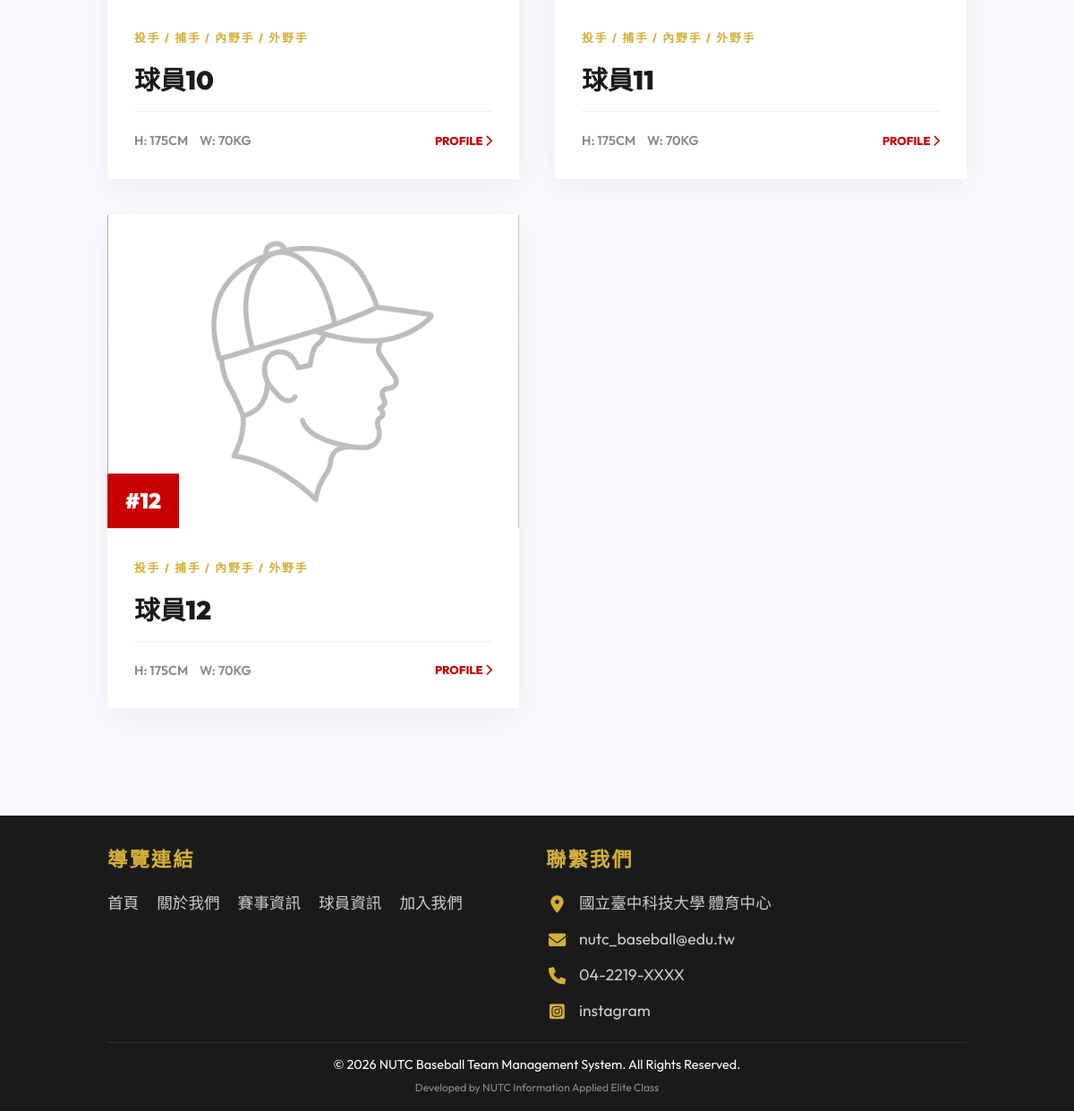
Page /players.php (lower part) on the earlier database version.
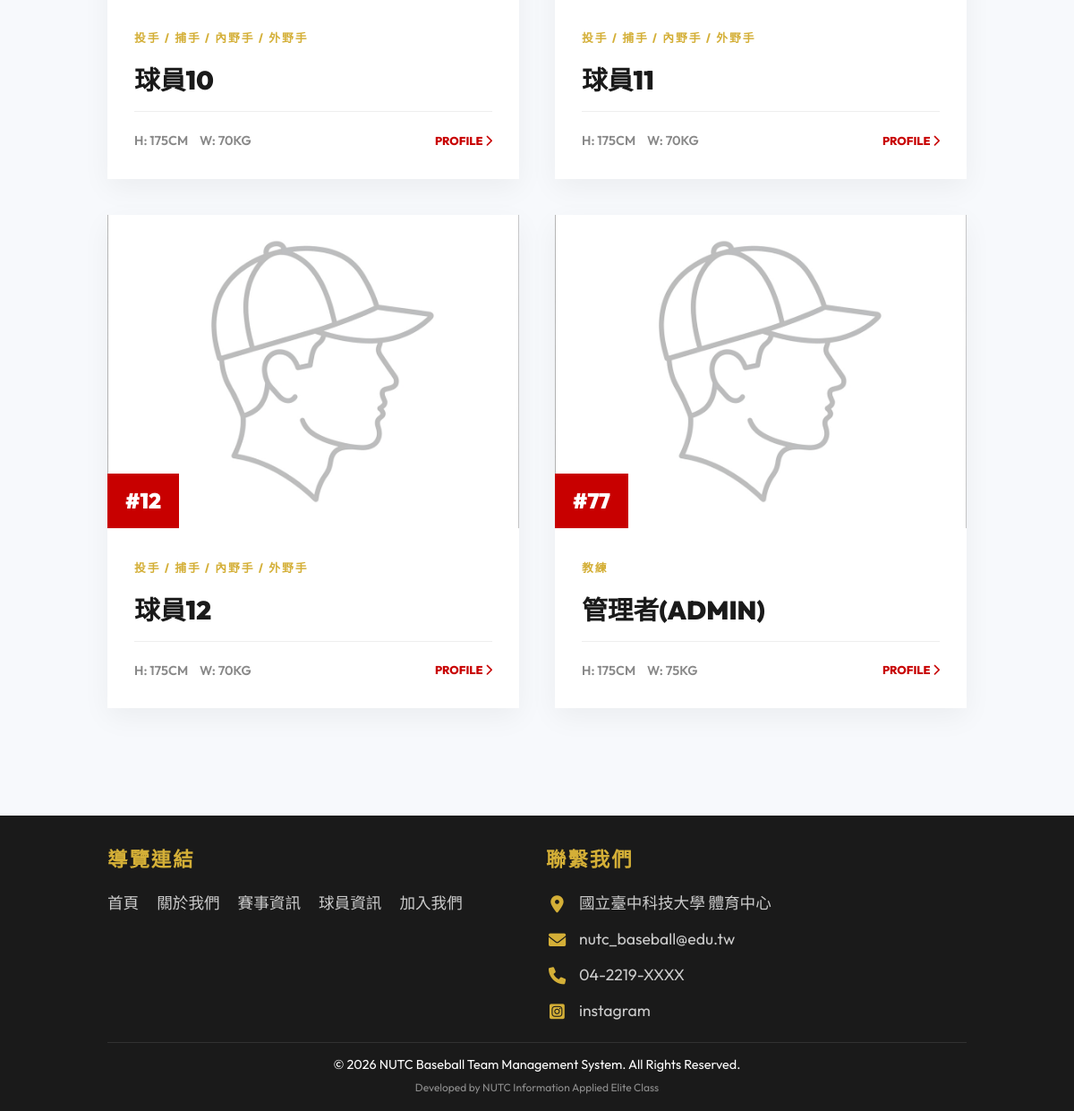
Same page on the later database version.
### tables this page shows
CREATE TABLE `player` (
  `Player_id` int(11) NOT NULL COMMENT '球員識別碼',
  `Team_Id` int(11) NOT NULL COMMENT '關聯 Team.team_Id',
  `mId` int(11) DEFAULT NULL COMMENT '關聯 Member.mId (僅限本校球員，可為 NULL)',
  `Player_Name` varchar(50) NOT NULL COMMENT '球員姓名',
  `jersey_number` varchar(10) DEFAULT NULL COMMENT '背號 (如: 18, 93)',
  `position` varchar(255) DEFAULT NULL,
  `height` int(11) DEFAULT NULL COMMENT '身高 (cm)',
  `weight` int(11) DEFAULT NULL COMMENT '體重 (kg)',
  `image_path` varchar(255) DEFAULT NULL COMMENT '球員照片檔案路徑'
);

CREATE TABLE `contact_us` (
  `id` int(11) NOT NULL,
  `icon_class` varchar(50) NOT NULL,
  `content_text` varchar(255) NOT NULL,
  `link` varchar(255) DEFAULT NULL
);

### includes/Database.php (called while the page is built, shortened)
<?php
class Database {
    private $pdo;
    public function __construct() {
        $host = 'localhost';
        $db   = 'baseball_web';
        $user = 'root';
        $pass = '';
        $charset = 'utf8mb4';
        $dsn = "mysql:host=$host;port=3306;dbname=$db;charset=$charset";
        $options = [
            PDO::ATTR_ERRMODE            => PDO::ERRMODE_EXCEPTION,
            PDO::ATTR_DEFAULT_FETCH_MODE => PDO::FETCH_ASSOC,
            PDO::ATTR_EMULATE_PREPARES   => false,
        ];
        try {
            $this->pdo = new PDO($dsn, $user, $pass, $options);
            $stmt = $this->pdo->query("DESCRIBE `player_game_details`");
            $cols = $stmt->fetchAll(PDO::FETCH_COLUMN);
            $stmt = $this->pdo->query("SHOW COLUMNS FROM `member` LIKE 'role'");
            $roleCol = $stmt->fetch();
        } catch (\PDOException $e) {
            throw new \PDOException($e->getMessage(), (int)$e->getCode());
        }
    }
    public function getAll($table) {
        $stmt = $this->pdo->query("SELECT * FROM `$table`");
        return $stmt->fetchAll();
    }
}

### includes/config.php (called while the page is built, shortened)
<?php
require_once 'Database.php';
$db = new Database();

### players.php (the view, shortened to what this page needs)
<?php
require_once 'includes/header.php';
$players = $db->getAll('player');
$filteredPlayers = $players;
?>
<section class="players-section">
    <div class="container">
        <div class="players-grid">
            <?php if (empty($filteredPlayers)): ?>
                <div class="empty-state-message" style="grid-column: 1 / -1;">
                    <i class="fas fa-search"></i>
                    找不到符合條件的球員。
                </div>
            <?php else: ?>
                <?php foreach ($filteredPlayers as $p): ?>
                <div class="card player-card-custom">
                    <div class="player-card-img-box">
                        <?php $imgSrc = !empty($p['image_path']) ? htmlspecialchars($p['image_path']) : 'assets/images/default-player.png'; ?>
                        <img src="<?= $imgSrc ?>" alt="<?= htmlspecialchars($p['Player_Name']) ?>" class="player-card-img">
                        <div class="player-card-number">
                            #<?= $p['jersey_number'] ?>
                        </div>
                    </div>
                    <div class="player-card-body">
                        <span class="player-card-pos"><?= str_replace(',', ' / ', htmlspecialchars($p['position'])) ?></span>
                        <h3 class="player-card-name"><?= htmlspecialchars($p['Player_Name']) ?></h3>
                        <div class="player-card-footer">
                            <div>
                                <span>H: <?= $p['height'] ?>CM</span>
                                <span style="margin-left: 10px;">W: <?= $p['weight'] ?>KG</span>
                            </div>
                            <a href="player_detail.php?id=<?= $p['Player_id'] ?>" class="player-card-link">PROFILE <i class="fas fa-chevron-right"></i></a>
                        </div>
                    </div>
                </div>
            <?php endforeach; ?>
            <?php endif; ?>
        </div>
    </div>
</section>
<?php require_once 'includes/footer.php'; ?>

### includes/header.php (shortened to what this page needs)
<?php require_once 'config.php'; ?>
<!DOCTYPE html>
<html lang="zh-TW">
<head>
    <link rel="stylesheet" href="assets/css/style.css?v=2">
    <?php
    $css_file = 'assets/css/' . basename($_SERVER['PHP_SELF'], '.php') . '.css';
    if (file_exists($css_file)): ?>
        <link rel="stylesheet" href="<?= $css_file ?>?v=2">
    <?php endif; ?>
    <link rel="stylesheet" href="https://cdnjs.cloudflare.com/ajax/libs/font-awesome/6.0.0/css/all.min.css">
</head>
<body>

### includes/footer.php (shortened to what this page needs)
<?php
$contactInfos = $db->getAll('contact_us');
?>
<footer>
    <div class="footer-content">
        <div class="footer-section">
            <h3>導覽連結</h3>
            <ul class="footer-links">
                <li><a href="index.php">首頁</a></li>
                <li><a href="about.php">關於我們</a></li>
                <li><a href="matches.php">賽事資訊</a></li>
                <li><a href="players.php">球員資訊</a></li>
                <li><a href="join.php">加入我們</a></li>
            </ul>
        </div>
        <div class="footer-section">
            <h3>聯繫我們</h3>
            <div class="footer-contact-list">
                <?php if (empty($contactInfos)): ?>
                    <p class="footer-contact-empty">尚未設定聯絡資訊</p>
                <?php else: ?>
                    <?php foreach ($contactInfos as $c): ?>
                        <p class="footer-contact-item">
                            <i class="<?= htmlspecialchars($c['icon_class']) ?>"></i>
                            <?php if (!empty($c['link'])): ?>
                                <a href="<?= htmlspecialchars($c['link']) ?>" target="_blank"><?= htmlspecialchars($c['content_text']) ?></a>
                            <?php else: ?>
                                <span><?= htmlspecialchars($c['content_text']) ?></span>
                            <?php endif; ?>
                        </p>
                    <?php endforeach; ?>
                <?php endif; ?>
            </div>
        </div>
    </div>
    <div class="footer-bottom">
        &copy; 2026 NUTC Baseball Team Management System. All Rights Reserved.
        <br><small style="opacity: 0.5;">Developed by NUTC Information Applied Elite Class</small>
    </div>
</footer>
</body>
</html>

### assets/css/style.css (style rules this page uses)
:root { --primary: #C80000; --secondary: #D4AF37; --bg-white: #FFFFFF; --bg-dark: #1A1A1A; --text-white: #FFFFFF; --text-dark: #1A1A1A; --gray-light: #F4F4F4; --transition: all 0.3s ease-in-out; }
* { margin: 0; padding: 0; box-sizing: border-box; font-family: 'Outfit', 'Noto Sans TC', -apple-system, sans-serif; }
body { background-color: #f7f9fc; color: var(--text-dark); line-height: 1.7; }
section { padding: 60px 10%; background-color: transparent; }
section { padding: 80px 10%; }
.card { background: var(--bg-white); border-radius: 12px; overflow: hidden; box-shadow: 0 4px 20px rgba(0,0,0,0.05); transition: var(--transition); border: 1px solid #eee; }
footer { background: var(--bg-dark); color: var(--text-white); padding: 30px 10% 15px; margin-top: 40px; }
.footer-content { display: grid; grid-template-columns: repeat(auto-fit, minmax(200px, 1fr)); gap: 20px; margin-bottom: 20px; }
.footer-section h3 { margin-bottom: 15px; font-size: 1.4rem; letter-spacing: 2px; color: var(--secondary); }
.footer-links { list-style: none; padding: 0; display: flex; flex-direction: row; flex-wrap: wrap; gap: 10px 20px; }
.footer-links a { color: #ccc; text-decoration: none; transition: color 0.3s, transform 0.3s; font-size: 1.1rem; }
.footer-contact-list { display: flex; flex-direction: column; gap: 10px; }
.footer-contact-item { margin: 0; font-size: 1.1rem; color: #ccc; display: flex; align-items: center; gap: 12px; }
.footer-contact-item i { color: var(--secondary); font-size: 1.2rem; width: 25px; text-align: center; }
.footer-contact-item a { color: #ccc; text-decoration: none; transition: color 0.3s; }
.footer-bottom { text-align: center; padding-top: 12px; border-top: 1px solid rgba(255,255,255,0.1); font-size: 0.9rem; }
.container { max-width: 1500px; margin: 0 auto; }

### assets/css/players.css (style rules this page uses)
.players-grid { display: grid; grid-template-columns: repeat(auto-fit, minmax(300px, 1fr)); gap: 40px; }
.player-card-custom { border-radius: 0; border: none; background: white; box-shadow: 0 10px 30px rgba(0,0,0,0.05); overflow: hidden; }
.player-card-img-box { height: 350px; background: #f0f0f0; overflow: hidden; position: relative; }
.player-card-img { width: 100%; height: 100%; object-fit: cover; transition: transform 0.5s; }
.player-card-number { position: absolute; bottom: 0; left: 0; background: var(--primary); color: white; padding: 10px 20px; font-weight: 900; font-size: 1.5rem; }
.player-card-body { padding: 30px; }
.player-card-pos { text-transform: uppercase; color: var(--secondary); font-weight: 800; font-size: 0.8rem; letter-spacing: 2px; }
.player-card-name { font-size: 1.8rem; margin: 10px 0; font-weight: 900; text-transform: uppercase; }
.player-card-footer { display: flex; gap: 20px; color: #888; font-weight: 600; font-size: 0.9rem; border-top: 1px solid #eee; padding-top: 20px; align-items: center; justify-content: space-between; }
.player-card-link { color: var(--primary); text-decoration: none; font-size: 0.8rem; font-weight: 800; transition: var(--transition); }

Differences in the rows shown:
added player: jersey_number "77", position "教練", Player_Name "管理者(ADMIN)", height "175", weight "75"
